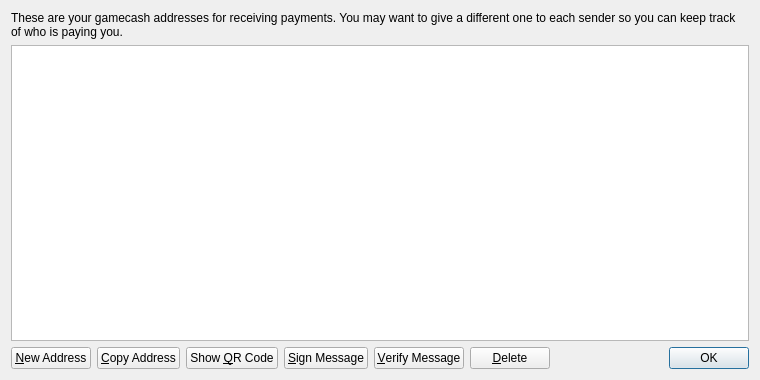
<?xml version="1.0" encoding="UTF-8"?>
<ui version="4.0">
 <class>AddressBookPage</class>
 <widget class="QWidget" name="AddressBookPage">
  <property name="geometry">
   <rect>
    <x>0</x>
    <y>0</y>
    <width>760</width>
    <height>380</height>
   </rect>
  </property>
  <property name="windowTitle">
   <string>Address Book</string>
  </property>
  <layout class="QVBoxLayout" name="verticalLayout">
   <item>
    <widget class="QLabel" name="labelExplanation">
     <property name="text">
      <string>These are your gamecash addresses for receiving payments. You may want to give a different one to each sender so you can keep track of who is paying you.</string>
     </property>
     <property name="textFormat">
      <enum>Qt::PlainText</enum>
     </property>
     <property name="wordWrap">
      <bool>true</bool>
     </property>
    </widget>
   </item>
   <item>
    <widget class="QTableView" name="tableView">
     <property name="contextMenuPolicy">
      <enum>Qt::CustomContextMenu</enum>
     </property>
     <property name="toolTip">
      <string>Double-click to edit address or label</string>
     </property>
     <property name="tabKeyNavigation">
      <bool>false</bool>
     </property>
     <property name="alternatingRowColors">
      <bool>true</bool>
     </property>
     <property name="selectionMode">
      <enum>QAbstractItemView::SingleSelection</enum>
     </property>
     <property name="selectionBehavior">
      <enum>QAbstractItemView::SelectRows</enum>
     </property>
     <property name="sortingEnabled">
      <bool>true</bool>
     </property>
     <attribute name="verticalHeaderVisible">
      <bool>false</bool>
     </attribute>
    </widget>
   </item>
   <item>
    <layout class="QHBoxLayout" name="horizontalLayout">
     <item>
      <widget class="QPushButton" name="newAddressButton">
       <property name="toolTip">
        <string>Create a new address</string>
       </property>
       <property name="text">
        <string>&amp;New Address</string>
       </property>
       <property name="icon">
        <iconset resource="../bitcoin.qrc">
         <normaloff>:/icons/add</normaloff>:/icons/add</iconset>
       </property>
      </widget>
     </item>
     <item>
      <widget class="QPushButton" name="copyToClipboard">
       <property name="toolTip">
        <string>Copy the currently selected address to the system clipboard</string>
       </property>
       <property name="text">
        <string>&amp;Copy Address</string>
       </property>
       <property name="icon">
        <iconset resource="../bitcoin.qrc">
         <normaloff>:/icons/editcopy</normaloff>:/icons/editcopy</iconset>
       </property>
      </widget>
     </item>
     <item>
      <widget class="QPushButton" name="showQRCode">
       <property name="text">
        <string>Show &amp;QR Code</string>
       </property>
       <property name="icon">
        <iconset resource="../bitcoin.qrc">
         <normaloff>:/icons/qrcode</normaloff>:/icons/qrcode</iconset>
       </property>
      </widget>
     </item>
     <item>
      <widget class="QPushButton" name="signMessage">
       <property name="toolTip">
        <string>Sign a message to prove you own a Bitcoin address</string>
       </property>
       <property name="text">
        <string>&amp;Sign Message</string>
       </property>
       <property name="icon">
        <iconset resource="../bitcoin.qrc">
         <normaloff>:/icons/edit</normaloff>:/icons/edit</iconset>
       </property>
      </widget>
     </item>
     <item>
      <widget class="QPushButton" name="verifyMessage">
       <property name="toolTip">
        <string>Verify a message to ensure it was signed with a specified Bitcoin address</string>
       </property>
       <property name="text">
        <string>&amp;Verify Message</string>
       </property>
       <property name="icon">
        <iconset resource="../bitcoin.qrc">
         <normaloff>:/icons/transaction_0</normaloff>:/icons/transaction_0</iconset>
       </property>
      </widget>
     </item>
     <item>
      <widget class="QPushButton" name="deleteButton">
       <property name="toolTip">
        <string>Delete the currently selected address from the list. Only sending addresses can be deleted.</string>
       </property>
       <property name="text">
        <string>&amp;Delete</string>
       </property>
       <property name="icon">
        <iconset resource="../bitcoin.qrc">
         <normaloff>:/icons/remove</normaloff>:/icons/remove</iconset>
       </property>
      </widget>
     </item>
     <item>
      <spacer name="horizontalSpacer">
       <property name="orientation">
        <enum>Qt::Horizontal</enum>
       </property>
       <property name="sizeHint" stdset="0">
        <size>
         <width>40</width>
         <height>20</height>
        </size>
       </property>
      </spacer>
     </item>
     <item>
      <widget class="QDialogButtonBox" name="buttonBox">
       <property name="sizePolicy">
        <sizepolicy hsizetype="Maximum" vsizetype="Fixed">
         <horstretch>0</horstretch>
         <verstretch>0</verstretch>
        </sizepolicy>
       </property>
       <property name="standardButtons">
        <set>QDialogButtonBox::Ok</set>
       </property>
      </widget>
     </item>
    </layout>
   </item>
  </layout>
 </widget>
 <resources>
  <include location="../bitcoin.qrc"/>
 </resources>
 <connections/>
</ui>
